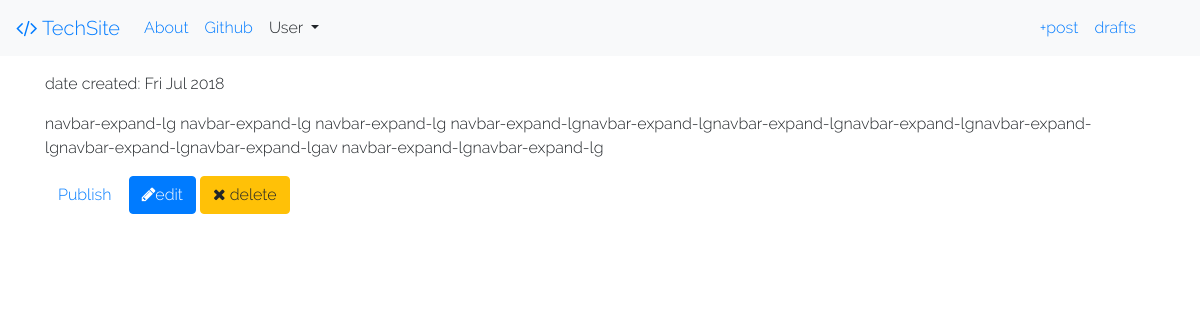
Page /post/drafts (signed in) on the earlier database version.
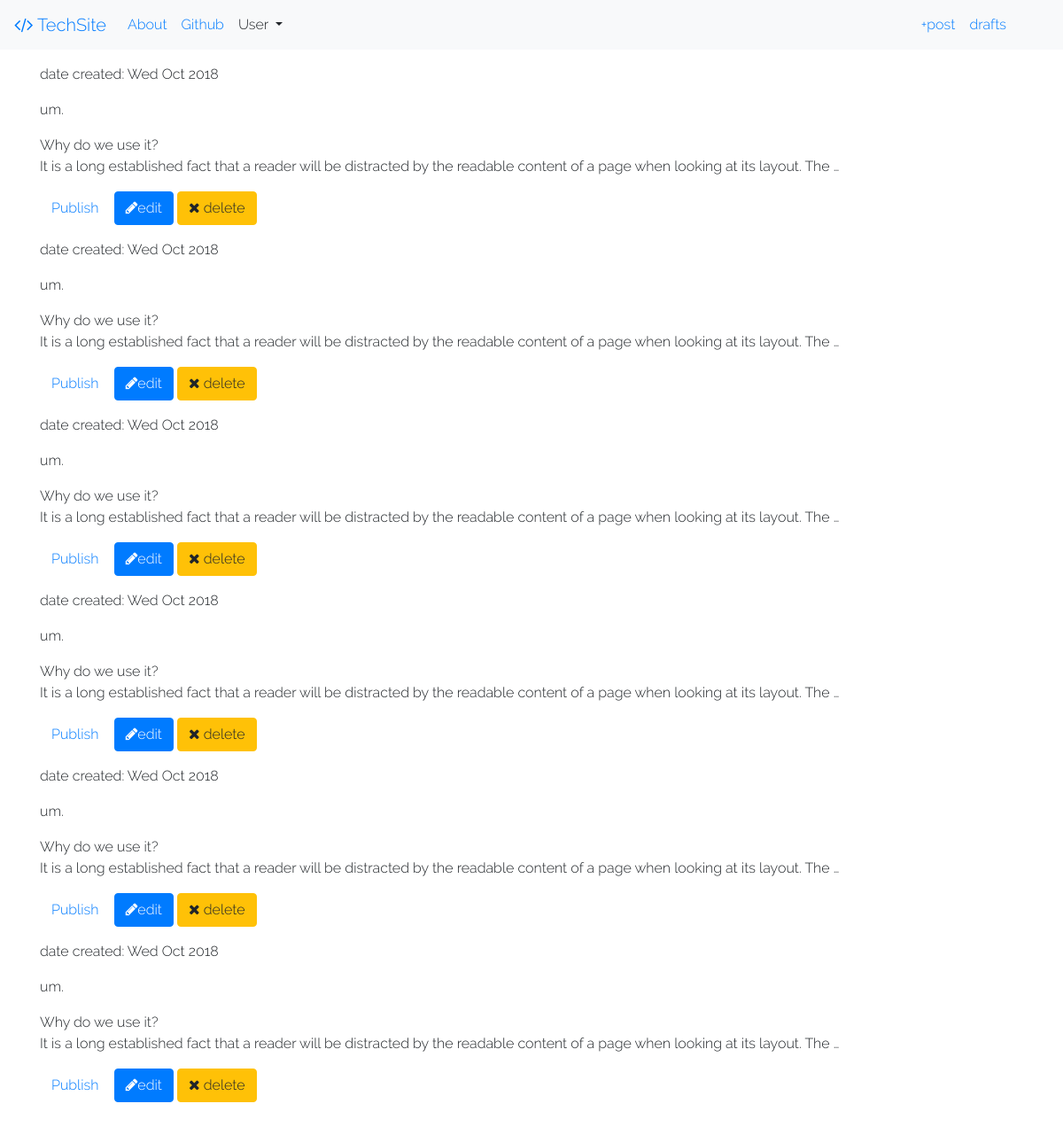
Same page on the later database version.
### blog/models.py (models this page shows, shortened)
class Post(models.Model):
	author  =models.ForeignKey('auth.User', on_delete=models.PROTECT)
	title	  =models.CharField(max_length=200)
	text 	=models.TextField()
	category= models.CharField(max_length=100,default="None",blank=True)
	create_date	 = models.DateTimeField(default=timezone.now)
	published_date = models.DateTimeField(blank=True,null=True)
	likes = models.IntegerField(default = 0,blank=True)

### blog/views.py (the view)
# urls.py: path('post/drafts',views.post_drafts.as_view(), name = 'post_drafts_list'),
class post_drafts(LoginRequiredMixin, ListView):
	template_name='blog/post_drafts_list.html'
	login_url = '/login/'
	redirect_field_name = 'blog/post_list.html'
	model =Post
	def get_queryset(self):
		return Post.objects.filter(published_date__isnull=True).order_by('-create_date')

### blog/templates/blog/post_drafts_list.html (shortened to what this page needs)
{% extends 'base.html' %}
{% block content%}
{% for post in post_list %}
	 <p>date created: {{post.create_date|date:"D M Y"}}</p>
	 <p class="text">{{post.text|safe|linebreaks|truncatewords:"30"}}</p>
	 <a class="btn btn-default" href="{% url 'post_publish' pk=post.pk %}">
	 Publish</a>
	 <a class="btn btn-primary " href="{% url 'post_edit' pk=post.pk %}"><i class="fa fa-pencil"></i>edit</a>
	  <a class="btn btn-warning " href="{% url 'post_remove' pk=post.pk %}"><i class="fa fa-remove"></i> delete</a>
{% empty %}
<h2>No drafts</h2>
<a href="{% url 'create_post' %}">Create a post</a>
{% endfor %}
{% endblock %}

Differences in the rows shown:
changed Post (number 1 of 6 on the later page): create_date "Fri Jul 2018" → "Wed Oct 2018"; text "navbar-expand-lg navbar-expand-lg navbar-expand-lg navbar-expand-lgnavbar-expand-lgnavbar-expand-lgnavbar-expand-lgnavbar-expand-lgnavbar-expand-lgnavbar-expand-lgav navbar-expand-lgnavbar-expand-lg" → "um. Why do we use it? It is a long established fact that a reader will be distracted by the readable content of a page when looking at its layout. The …"
now on this page (row edited): Post: create_date "Wed Oct 2018", text "um. Why do we use it? It is a long established fact that a reader will be distracted by the readable content of a page when looking at its layout. The …"
now on this page (row edited): Post: create_date "Wed Oct 2018", text "um. Why do we use it? It is a long established fact that a reader will be distracted by the readable content of a page when looking at its layout. The …"
now on this page (row edited): Post: create_date "Wed Oct 2018", text "um. Why do we use it? It is a long established fact that a reader will be distracted by the readable content of a page when looking at its layout. The …"
now on this page (row edited): Post: create_date "Wed Oct 2018", text "um. Why do we use it? It is a long established fact that a reader will be distracted by the readable content of a page when looking at its layout. The …"
now on this page (row edited): Post: create_date "Wed Oct 2018", text "um. Why do we use it? It is a long established fact that a reader will be distracted by the readable content of a page when looking at its layout. The …"
